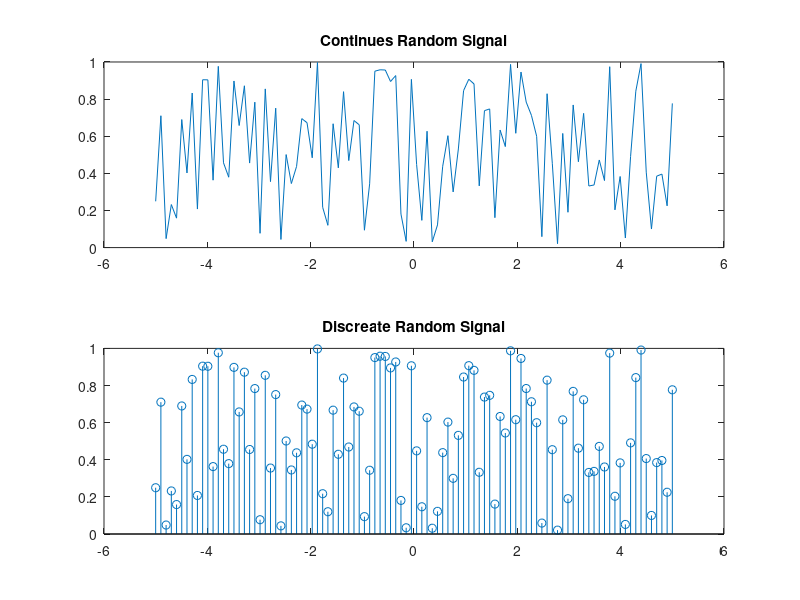

Write the MATLAB code that produced this figure.
x = linspace(-5,5);
y = rand(1,100)
subplot(2,1,1)
plot(x,y);
title('Continues Random Signal');
subplot(2,1,2);
stem(x,y);
title('Discreate Random Signal');